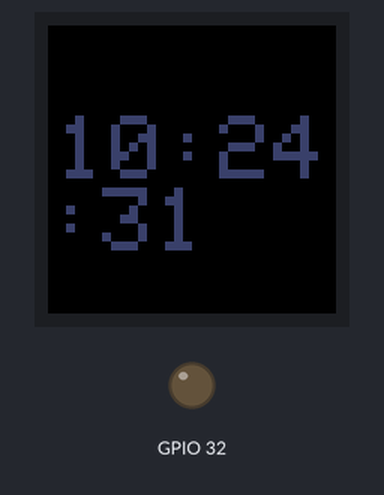
A sketch run on a simulated ESP32. On the bench: 32×32 colour display, output pins drawn as LEDs (lit = HIGH). WiFi joins after 1.5 s; servers stay silent unless stated; the local clock reads 2024-03-15 10:24:30 at power-on unless the sketch sets it; random numbers use the default seed unless the sketch sets one; what the sketch prints to the serial monitor is not drawn.

Above: at 1.6 s.
At 5.6 s:
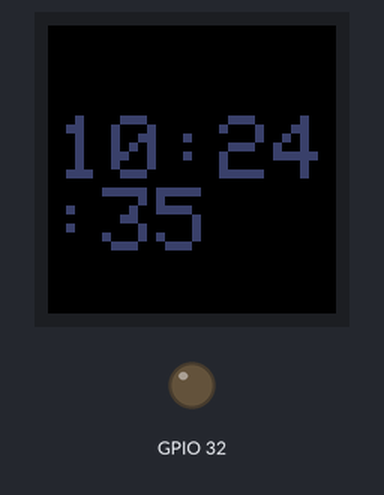
At 10.6 s:
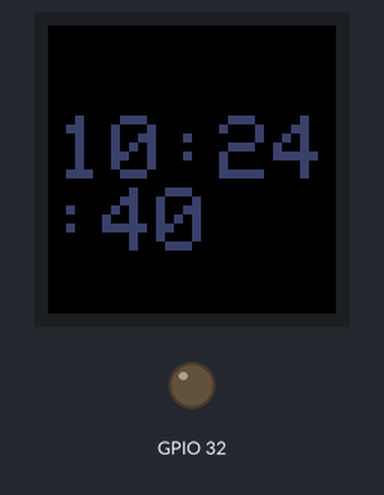
At 19.6 s:
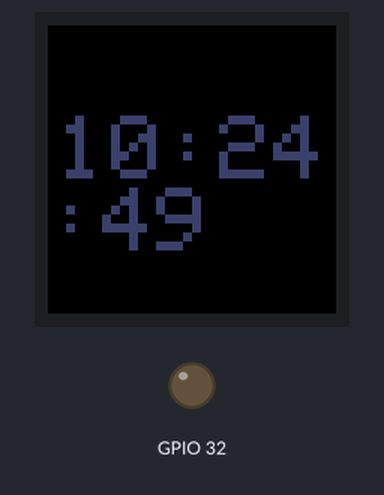
At 28.6 s:
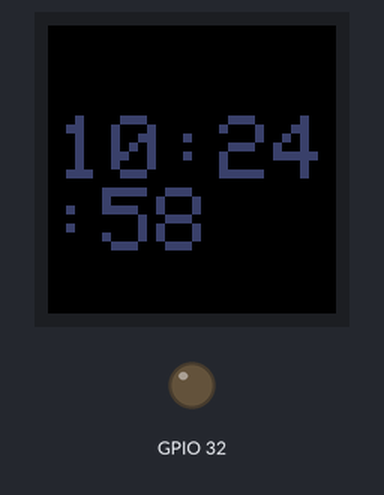
At 38.6 s:
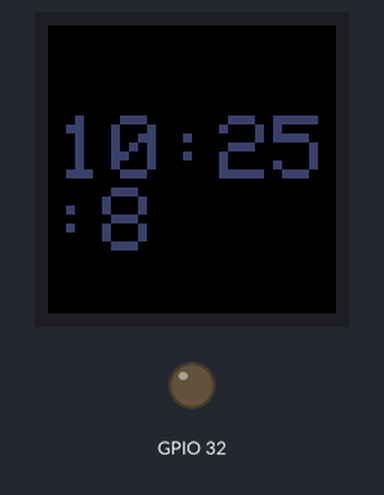

The sketch:

clock_timer_interrupt.ino
```cpp
#include <Adafruit_GrayOLED.h>
#include <gfxfont.h>
#include <Adafruit_GFX.h>
#include <Adafruit_SPITFT.h>
#include <Adafruit_SPITFT_Macros.h>
#include <PxMatrix.h>
#include <WiFi.h>

const char* ssid       = "DukeVisitor";
const char* password   = "";

const char* ntpServer = "pool.ntp.org";
const long  gmtOffset_sec = -18000; // Eastern Standard Time
const int   daylightOffset_sec = 3600; // observes daylight savings

char the_time[10];
volatile int minute;
volatile int hour;
volatile int second;

#define BLACK 0x0000
#define BLUE 0x001F
#define RED 0xF800
#define GREEN 0x07E0
#define CYAN 0x07FF
#define MAGENTA 0xF81F
#define YELLOW 0xFFE0
#define WHITE 0xFFFF

uint16_t randomColor()
{
  return random(65535);
}

// Pins for LED MATRIX
#define P_LAT 22
#define P_A 19
#define P_B 23
#define P_C 18
#define P_D 5
#define P_E 15
#define P_OE 2
hw_timer_t * timer = NULL;
hw_timer_t *timer2 = NULL;
portMUX_TYPE timerMux = portMUX_INITIALIZER_UNLOCKED;

PxMATRIX display(32,32,P_LAT, P_OE,P_A,P_B,P_C,P_D);

volatile bool flag;
void IRAM_ATTR alert()
{
  portENTER_CRITICAL_ISR(&timerMux); // Critical section for interrupt-safe updates
  flag = 1;
  second++;
  portEXIT_CRITICAL_ISR(&timerMux);
}

void IRAM_ATTR display_updater()
{
//  digitalWrite(32, 1);
  portENTER_CRITICAL_ISR(&timerMux);
  display.display(70);
  portEXIT_CRITICAL_ISR(&timerMux);
//  digitalWrite(32, 0);
}

void formatTime()
{
  if(second == 60)
  {
    second = 0;
    minute++;
    if(minute == 60)
    {
      minute = 0;
      hour++;
      if(hour == 13)
      {
        hour = 1;
      }
    }
  }


  // add leading zero for single digit minutes
  if(minute < 10)
  {
    sprintf(the_time, "%d:0%d:%d", hour, minute, second);
  }
  else
  {
    sprintf(the_time, "%d:%d:%d", hour, minute, second);
  }

  // adjust cursor based on hour digits
  if(hour > 9)
  {
    display.setCursor(1 , 10);
  }
  else
  {
    display.setCursor(5 , 10);
  }
}

void setup()
{
  Serial.begin(9600);

  pinMode(32, OUTPUT);

  // connect to WiFi
  Serial.printf("Connecting to %s ", ssid);
  WiFi.begin(ssid, password);
  while (WiFi.status() != WL_CONNECTED) {
      delay(500);
      Serial.print(".");
  }
  Serial.println(" CONNECTED");

  //init and get the time
  configTime(gmtOffset_sec, daylightOffset_sec, ntpServer);
//  printLocalTime();

  // initialize random seed to disconnected analog pin input
  pinMode(34, INPUT);
  randomSeed(analogRead(34));

  display.begin(16);
  display.flushDisplay();

  timer2 = timerBegin(1000000);
  timerAttachInterrupt(timer2, &alert);
  timerAlarm(timer2, 1000000, true, 0);

  timer = timerBegin(1000000); // TODO change to 80
  timerAttachInterrupt(timer, &display_updater);
  timerAlarm(timer, 4000, true, 0);

  display.setTextColor(randomColor());
  display.setTextSize(1);

  struct tm timeinfo;
  if(!getLocalTime(&timeinfo)){
    Serial.println("Failed to obtain time");
    return;
  }

  // grab time from API
  minute = timeinfo.tm_min;
  hour = timeinfo.tm_hour % 12;
  second = timeinfo.tm_sec;

  formatTime();
  display.clearDisplay();
  display.print(the_time);
}

void loop() {
  if(flag)
  {
    display.clearDisplay();
    formatTime();
    display.print(the_time);
//    digitalWrite(32, 1);
//    delay(10);
//    digitalWrite(32, 0);
    flag = 0;
  }
}
```

Measured:
- what the display in image 0 shows lasts 1.0 s, from 1.5 s to 2.5 s
